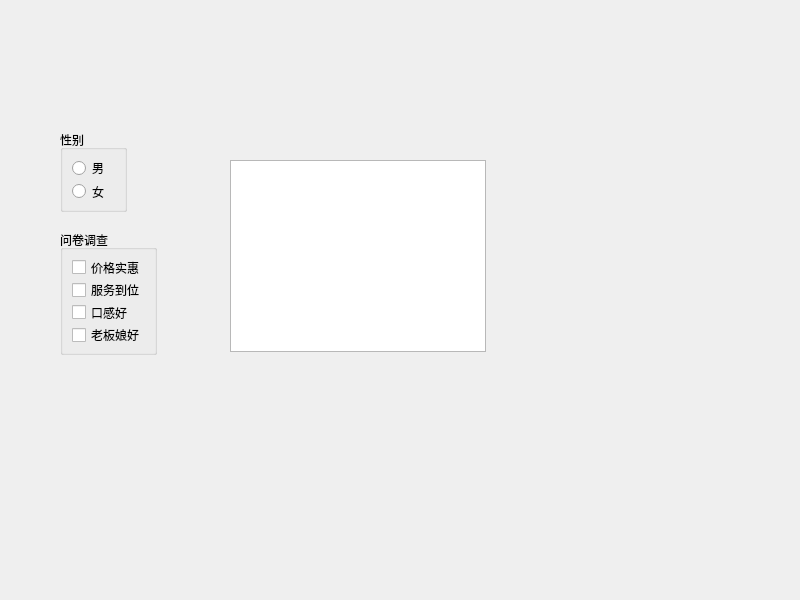
<?xml version="1.0" encoding="UTF-8"?>
<ui version="4.0">
 <class>Widget</class>
 <widget class="QWidget" name="Widget">
  <property name="geometry">
   <rect>
    <x>0</x>
    <y>0</y>
    <width>800</width>
    <height>600</height>
   </rect>
  </property>
  <property name="windowTitle">
   <string>Widget</string>
  </property>
  <widget class="QGroupBox" name="groupBox">
   <property name="geometry">
    <rect>
     <x>60</x>
     <y>130</y>
     <width>67</width>
     <height>82</height>
    </rect>
   </property>
   <property name="title">
    <string>性别</string>
   </property>
   <layout class="QVBoxLayout" name="verticalLayout">
    <item>
     <widget class="QRadioButton" name="rBtnMan">
      <property name="text">
       <string>男</string>
      </property>
     </widget>
    </item>
    <item>
     <widget class="QRadioButton" name="rBtnWoman">
      <property name="text">
       <string>女</string>
      </property>
     </widget>
    </item>
   </layout>
  </widget>
  <widget class="QGroupBox" name="groupBox_2">
   <property name="geometry">
    <rect>
     <x>60</x>
     <y>230</y>
     <width>97</width>
     <height>125</height>
    </rect>
   </property>
   <property name="title">
    <string>问卷调查</string>
   </property>
   <layout class="QVBoxLayout" name="verticalLayout_2">
    <item>
     <widget class="QCheckBox" name="checkBox">
      <property name="text">
       <string>价格实惠</string>
      </property>
     </widget>
    </item>
    <item>
     <widget class="QCheckBox" name="checkBox_2">
      <property name="text">
       <string>服务到位</string>
      </property>
     </widget>
    </item>
    <item>
     <widget class="QCheckBox" name="checkBox_3">
      <property name="text">
       <string>口感好</string>
      </property>
     </widget>
    </item>
    <item>
     <widget class="QCheckBox" name="cBtnGood">
      <property name="text">
       <string>老板娘好</string>
      </property>
     </widget>
    </item>
   </layout>
  </widget>
  <widget class="QListWidget" name="listWidget">
   <property name="geometry">
    <rect>
     <x>230</x>
     <y>160</y>
     <width>256</width>
     <height>192</height>
    </rect>
   </property>
  </widget>
 </widget>
 <resources/>
 <connections/>
</ui>
